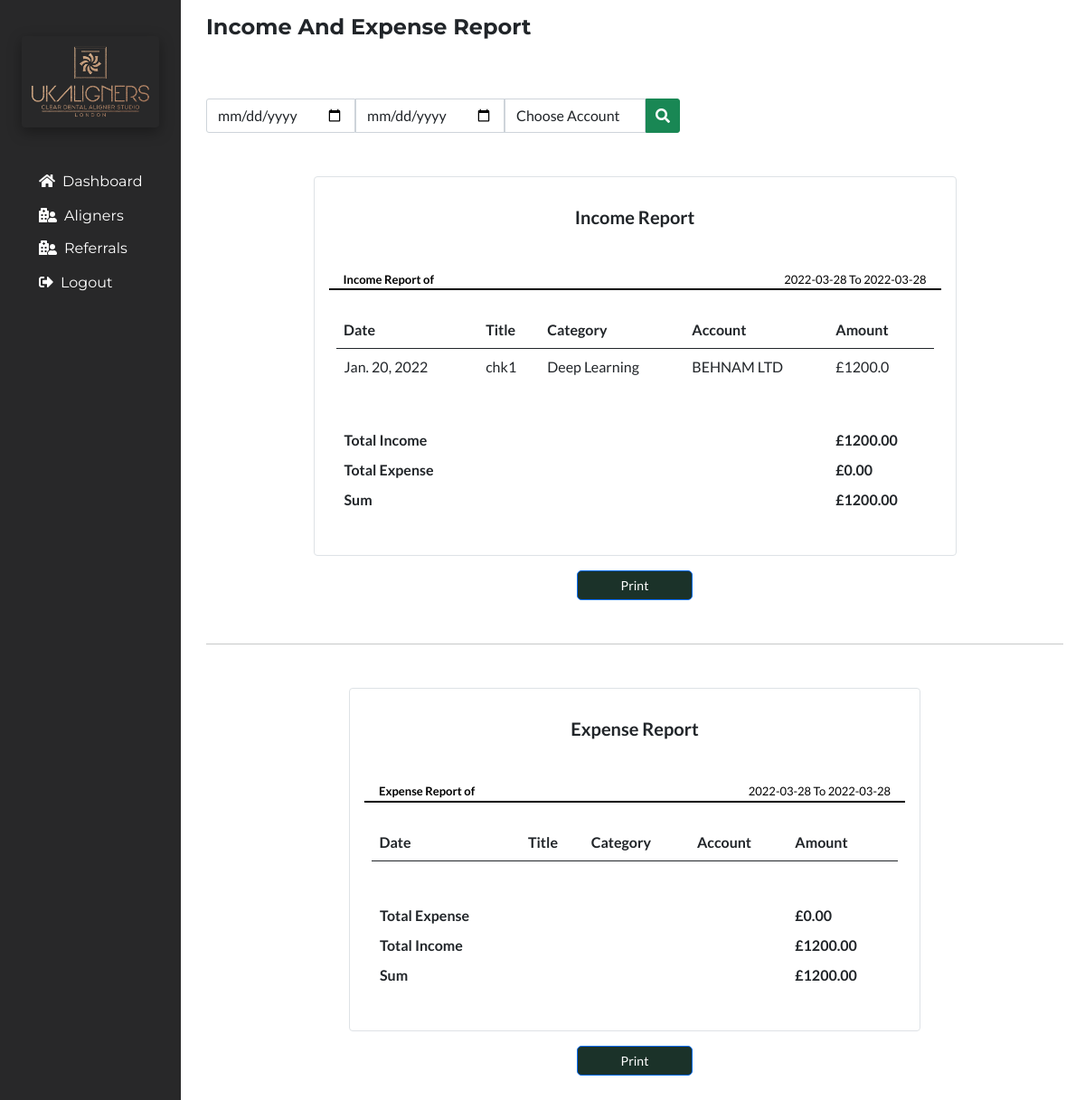
The page /incomeandexpensereportapproved on the database as committed earlier.
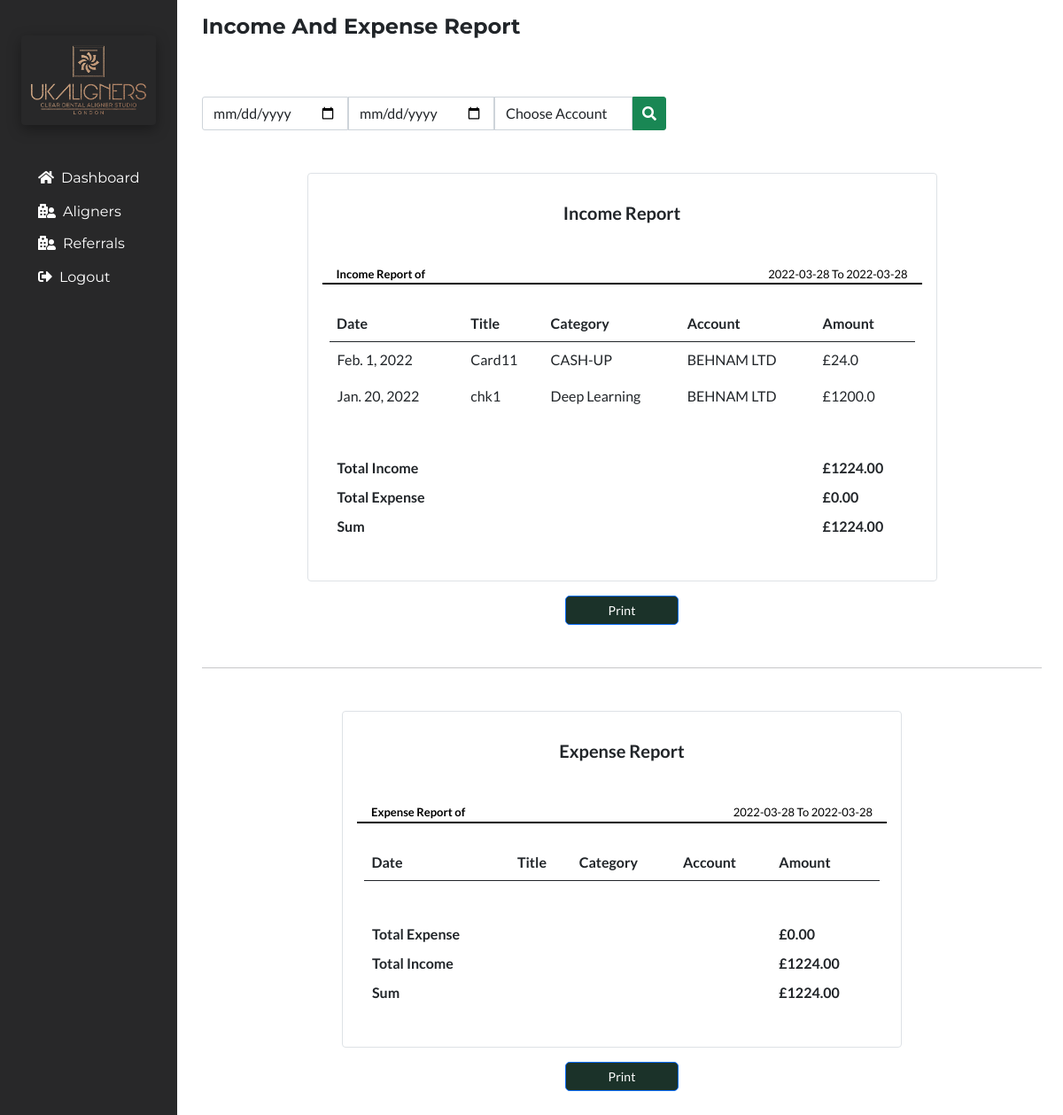
The same page on the database as committed later.
### portfolioApp/models.py (models this page shows, shortened)
class Income(models.Model):
    Date=models.DateField()
    Title=models.CharField(max_length=50)
    Category=models.CharField(max_length=50)
    Account=models.CharField(max_length=50)
    Amount=models.FloatField()
    Status=models.CharField(max_length=20,null=True)
    Note=models.TextField()
    Repeat=models.CharField(max_length=20,null=True)
    RepeatStatus=models.CharField(max_length=20,null=True,default="On")

### portfolioApp/views.py (the view)
# urls.py: path('incomeandexpensereportapproved', views.incomeandexpensereportapproved, name='incomeandexpensereportapproved'),
def incomeandexpensereportapproved(request):
    date=datetime.now().strftime("%Y-%m-%d")
    StartDate=date
    EndDate=date
    incomereport=Income.objects.filter(Status="Approved").order_by('-Date')
    incometotal= Income.objects.filter(Status="Approved").aggregate(Sum('Amount')).get('Amount__sum') or 0
    expensereport=Expense.objects.filter(Status="Approved").order_by('-Date')
    expensetotal= Expense.objects.filter(Status="Approved").aggregate(Sum('Amount')).get('Amount__sum') or 0
    total=incometotal-expensetotal
    context={
        'payment':'active',
        'incomereport':incomereport,
        'expensereport':expensereport,
        'date':date,
        'incometotal':incometotal,
        'expensetotal':expensetotal,
        'total':total,
        'StartDate':StartDate,
        'EndDate':EndDate,
    }
    return render(request,'incomeandexpensereportapproved.html',context)

### portfolioApp/templates/incomeandexpensereportapproved.html (shortened to what the changed rows need)
{% extends 'base.html' %}
{% load static %}
{% block body %}
<section class="px-4">
<div class="pb-5">
<div class="report col-sm-9 my-3 table-responsive border rounded p-3"style="margin:auto;font-size:16px;"id="printableArea1">
<div class="mx-2 my-4">
<table class="table" style="">
<thead class=" text-dark">
<tr>
<th scope="col">Date</th>
<th scope="col">Title</th>
<th scope="col">Category</th>
<th scope="col">Account</th>
<th scope="col">Amount</th>
</tr>
</thead>
<tbody>
{% for incomereport in incomereport %}
<tr style="border:1px solid white;">
<td>{{incomereport.Date}}</td>
<td>{{incomereport.Title}}</td>
<td>{{incomereport.Category}}</td>
<td>{{incomereport.Account}}</td>
<td>£{{incomereport.Amount}}</td>
</tr>
{% endfor %}
<tr class="text-dark"style="border:1px solid white;">
<td class="pt-5"><b>£{{incometotal|floatformat:2}}</b></td>
</tr>
<tr class="text-dark"style="border:1px solid white;">
<td class="pt-0"><b>£{{total|floatformat:2}}</b></td>
</tr>
</tbody>
</table>
</div>
</div>
<div class="report col-sm-8 my-3 table-responsive border rounded p-3"style="margin:auto;font-size:16px;"id="printableArea2">
<div class="mx-2 my-4">
<table class="table" style="">
<thead class=" text-dark">
<tr>
<th scope="col">Date</th>
<th scope="col">Title</th>
<th scope="col">Category</th>
<th scope="col">Account</th>
<th scope="col">Amount</th>
</tr>
</thead>
<tbody>
<tr class="text-dark"style="border:1px solid white;">
<td class="pt-0"><b>£{{incometotal|floatformat:2}}</b></td>
</tr>
<tr class="text-dark"style="border:1px solid white;">
<td class="pt-0"><b>£{{total|floatformat:2}}</b></td>
</tr>
</tbody>
</table>
</div>
</div>
</div>
</section>
{% endblock body %}

Rows that differ between the two databases and show on the page:
added Income: Date "Feb. 1, 2022", Title "Card11", Category "CASH-UP", Account "BEHNAM LTD", Amount "24.0"
Other text that changed with them:
{{ incometotal|floatformat:2 }}: "1200.00" → "1224.00"
{{ total|floatformat:2 }}: "1200.00" → "1224.00"
